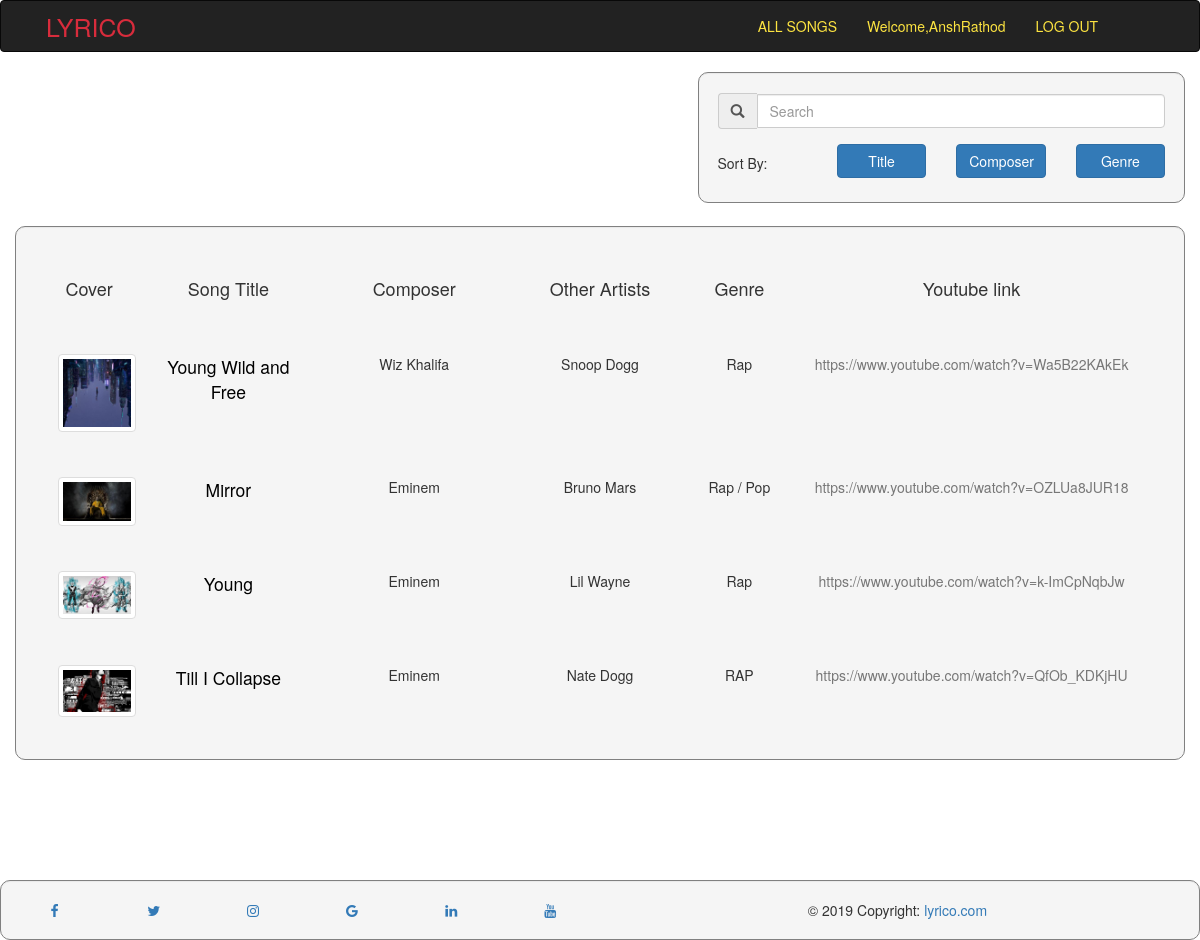
Screenshot of /songs/list (signed in) with the database file from the repository.
### songs/models.py (models this page shows, shortened)
class Song(models.Model):
    title = models.CharField(max_length=100)
    lyrics = models.TextField()
    composer = models.CharField(max_length=100)
    featuring = models.TextField(blank=True)
    album = models.CharField(max_length=100)
    img = models.ImageField(upload_to='cover_pic/')
    link =  models.CharField(max_length=1000)  # embed link
    ytlink = models.CharField(max_length=1000 ,default='')
    genre = models.CharField(max_length=100,blank=True)
    audio = models.FileField(upload_to='audio/',default='')

### songs/views.py (the view, shortened to what this page needs)
# urls.py: path('songs/list',sviews.list,name='songs-listsongs'),
def list(request):
	songs = Song.objects.all()
	searchterm=''
	songz = zip(songs,range(len(songs)+1)[1:])
	context = {'searchterm': searchterm,'songs':songz}
	return render(request, 'songs/listview.html', context)

### songs/templates/songs/listview.html (shortened to what this page needs)
<!DOCTYPE html>
<html lang="en">
  <head>
    {% load static %}
    <link
      rel="stylesheet"
      href="https://maxcdn.bootstrapcdn.com/bootstrap/3.3.6/css/bootstrap.min.css"
    />
    <link
      rel="stylesheet"
      href="https://cdnjs.cloudflare.com/ajax/libs/font-awesome/4.7.0/css/font-awesome.min.css"
    />
  </head>
  <body>
    <nav class="navbar navbar-inverse fixed">
      <div class="row">
        <div class="float-lef">
          <div class="navbar-header">
            <a class="navbar-brand" href="{% url 'songs-home'%}"
              ><d style="color: #d82c3c; font-size: 25px; padding-left: 50%"
                >LYRICO</d
              ></a
            >
          </div>
        </div>
        <div style="float: right; padding-right: 5%; margin-right: 2%">
          <div class="collapse navbar-collapse" id="topNavBar">
            <ul class="nav navbar-nav">
              <li>
                <a style="color: #fde441" href="{% url 'songs-listsongs'%}"
                  >ALL SONGS</a
                >
              </li>
              {% if user.is_authenticated %}
              <li>
                <a style="color: #fde441" href="{% url 'songs-profile'%}"
                  >Welcome,{{user}}</a
                >
              </li>
              <li>
                <a style="color: #fde441" href="{% url 'songs-logout'%}"
                  >LOG OUT</a
                >
              </li>
              {% endif %}
            </ul>
          </div>
        </div>
      </div>
    </nav>
    <div class="container">
      <div class="row" id="songs">
        <div
          class="well col-md-5 col-xs-8 col-sm-8 col-lg-5"
          style="float: right"
        >
          <div class="form-group">
            <div class="input-group">
              <span class="input-group-addon glyphicon glyphicon-search"></span>
              <input
                class="search col-md-12 form-control"
                style="margin-top: 0.5%"
                placeholder="Search"
              />
            </div>
          </div>
          <div class="row">
            <p
              class="col-md-3 col-sm-3 col-xs-6 col-lg-3"
              style="margin-top: 2%"
            >
              Sort By:
            </p>
            <div class="col-md-3 col-sm-2 col-xs-12 col-lg-3">
              <button
                class="sort btn btn-primary btn-block"
                style="margin-top: 1%"
                data-sort="title"
              >
                Title
              </button>
            </div>
            <div class="col-md-3 col-sm-2 col-xs-12 col-lg-3">
              <button
                class="sort btn btn-primary btn-block"
                style="margin-top: 1%"
                data-sort="composer"
              >
                Composer
              </button>
            </div>
            <div class="col-md-3 col-sm-2 col-xs-12 col-lg-3">
              <button
                class="sort btn btn-primary btn-block"
                style="margin-top: 1%"
                data-sort="genre"
              >
                Genre
              </button>
            </div>
          </div>
        </div>
        <div
          class="well col-md-12 col-xs-12 col-sm-12 col-lg-12"
          style="margin-top: 2%"
        >
          <div class="row" style="padding: 2%">
            <div class="col-md-1 col-sm-6 col-xs-6 col-lg-1 text text-center">
              <h4>Cover</h4>
            </div>
            <div class="col-md-2 col-sm-6 col-xs-6 col-lg-2 text text-center">
              <h4>Song Title</h4>
            </div>
            <div class="col-md-2 col-sm-6 col-xs-6 col-lg-2 text text-center">
              <h4>Composer</h4>
            </div>
            <div class="col-md-2 col-sm-6 col-xs-6 col-lg-2 text text-center">
              <h4>Other Artists</h4>
            </div>
            <div class="col-md-1 col-sm-6 col-xs-6 col-lg-1 text text-center">
              <h4>Genre</h4>
            </div>
            <div class="col-md-4 col-sm-6 col-xs-6 col-lg-4 text text-center">
              <h4>Youtube link</h4>
            </div>
          </div>
          <div class="list">
            {% for song,range in songs %}
            <div class="row" style="padding: 2%">
              <div class="col-md-1 col-sm-4 col-xs-4 col-lg-1 text text-center">
                <img
                  class="id img-rounded img-thumbnail"
                  src="{{ song.img.url }}"
                  style="max-width: 125%; max-height: 125%"
                />
              </div>
              <div class="col-md-2 col-sm-6 col-xs-6 col-lg-2 text text-center">
                <a href="{% url 'songs-details' song.id %}">
                  <span
                    class="title text text-muted"
                    style="font-size: 125%; color: black"
                    >{{ song.title }}</span
                  >
                </a>
              </div>
              <div class="col-md-2 col-sm-6 col-xs-6 col-lg-2 text text-center">
                <span class="composer">{{ song.composer }}</span>
              </div>
              <div
                class="col-md-2 col-sm-6 col-xs-6 col-lg-2 text text-center featuring"
              >
                <p class="featuring mr-2">{{ song.featuring }}</p>
              </div>
              <div class="col-md-1 col-sm-6 col-xs-6 col-lg-1 text text-center">
                <span class="genre">{{ song.genre }}</span>
              </div>
              <div
                class="col-md-4 col-sm-12 col-xs-12 col-lg-4 text text-center"
              >
                <a class="ytlink text text-muted" href="{{ song.ytlink }}"
                  >{{ song.ytlink }}</a
                >
              </div>
            </div>
            {% endfor %}
          </div>
        </div>
      </div>
    </div>
  </body>
  <footer class="foooter">
    <div class="well">
      <div class="row">
        <div class="col-md-1 col-sm-1 col-xs-1 col-lg-1">
          <a href="#" class="fa fa-facebook"></a>
        </div>
        <div class="col-md-1 col-sm-1 col-xs-1 col-lg-1">
          <a href="#" class="fa fa-twitter"></a>
        </div>
        <div class="col-md-1 col-sm-1 col-xs-1 col-lg-1">
          <a href="#" class="fa fa-instagram"></a>
        </div>
        <div class="col-md-1 col-sm-1 col-xs-1 col-lg-1">
          <a href="#" class="fa fa-google"></a>
        </div>
        <div class="col-md-1 col-sm-1 col-xs-1 col-lg-1">
          <a href="#" class="fa fa-linkedin"></a>
        </div>
        <div class="col-md-1 col-sm-1 col-xs-1 col-lg-1">
          <a href="#" class="fa fa-youtube"></a>
        </div>
        <div class="col-md-6 col-sm-6 col-xs-6 col-lg-6 text-center">
          © 2019 Copyright:
          <a href="">lyrico.com</a>
        </div>
      </div>
    </div>
  </footer>
</html>

### songs/templates/songs/listview.html (style rules this page uses)
body { background: url("https://raw.githubusercontent.com/anshrathod/image/master/background_1200.jpg"); background-size: cover; background-repeat: repeat; overflow-x: hidden; }
.well { border-radius: 10px; border-color: grey; margin: 2%; margin-bottom: 0%; }
.foooter { position: relative; left: 0%; bottom: 0%; width: 100%; text-align: center; margin-top: 10%; }
.well { margin: 0%; }

### rows the page displays
Song: img (picture), title "Young Wild and Free", composer "Wiz Khalifa", featuring "Snoop Dogg", genre "Rap", ytlink "https://www.youtube.com/watch?v=Wa5B22KAkEk"
Song: img (picture), title "Mirror", composer "Eminem", featuring "Bruno Mars", genre "Rap / Pop", ytlink "https://www.youtube.com/watch?v=OZLUa8JUR18"
Song: img (picture), title "Young", composer "Eminem", featuring "Lil Wayne", genre "Rap", ytlink "https://www.youtube.com/watch?v=k-ImCpNqbJw"
Song: img (picture), title "Till I Collapse", composer "Eminem", featuring "Nate Dogg", genre "RAP", ytlink "https://www.youtube.com/watch?v=QfOb_KDKjHU"

### other values shown
{{ user }} "AnshRathod"
